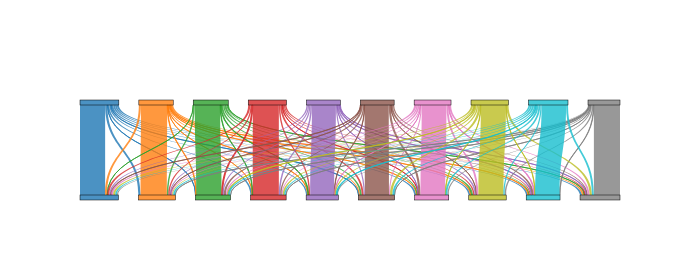

This figure's notebook cell:
### Code cell
import plotly.graph_objects as go
import numpy as np

# 定义细胞类型标签
cell_types = ["T cells", "B cells", "Monocytes", "NK cells", "Dendritic cells", 
              "Neutrophils", "Eosinophils", "Basophils", "Megakaryocytes", "Erythrocytes"]

# 使用之前生成的混淆矩阵
conf_matrix = confusion_matrix

# 定义每种细胞类型的颜色
cell_colors = ['rgba(31, 119, 180, 0.8)', 'rgba(255, 127, 14, 0.8)', 'rgba(44, 160, 44, 0.8)', 
               'rgba(214, 39, 40, 0.8)', 'rgba(148, 103, 189, 0.8)', 'rgba(140, 86, 75, 0.8)', 
               'rgba(227, 119, 194, 0.8)', 'rgba(127, 127, 127, 0.8)', 'rgba(188, 189, 34, 0.8)', 
               'rgba(23, 190, 207, 0.8)']

# 创建source和target的索引
source = []
target = []
value = []
link_color = []

# 定义透明度
opacity = 0.4

# 将混淆矩阵的数据转换为桑基图所需的格式
max_value = conf_matrix.max()  # 用于归一化颜色
for i in range(len(cell_types)):  # 对每个真实细胞类型
    for j in range(len(cell_types)):  # 对每个预测细胞类型
        if conf_matrix[i, j] > 0:  # 如果流动数值大于0，则添加到桑基图
            source.append(i)  # 真实标签的索引
            target.append(len(cell_types) + j)  # 预测标签的索引（区分开真实标签）
            value.append(conf_matrix[i, j])  # 流动的数量
            # 颜色保持一致
            link_color.append(cell_colors[i])

# 创建桑基图
labels = cell_types + ["Pred_" + cell_type for cell_type in cell_types]
node_colors = cell_colors + cell_colors  # 确保预测标签颜色和真实标签一致

# 创建桑基图
fig = go.Figure(data=[go.Sankey(
    arrangement="snap",
    orientation="v",  # 设置为垂直方向的流动
    valueformat = ".0f",
    valuesuffix = " cells",
    node=dict(
        pad=20,
        thickness=5,
        line=dict(color="black", width=0.5),
        label=[''] * len(labels),  # 在节点上不显示标签
        color=node_colors
    ),
    link=dict(
        source=source,  # 来源节点
        target=target,  # 目标节点
        value=value,    # 流动权重
        color=link_color  # 流动线的颜色
    )
)])

# # 手动设置节点的 x 和 y 坐标
# y_pos_top = [1, 1, 1, 1, 1, 1, 1, 1, 1, 1]  # 上方节点 y 坐标
# y_pos_bottom = [0, 0, 0, 0, 0, 0, 0, 0, 0, 0]  # 下方节点 y 坐标

# # 添加文本标签：对于真实标签，放在上方；对于预测标签，放在下方
# annotations = []

# # 在上方放置真实标签文本
# for i in range(len(cell_types)):
#     annotations.append(dict(
#         x=0 + i * 0.11,  # 手动调整 x 坐标
#         y=y_pos_top[i],  # 真实标签放在节点上方
#         text=cell_types[i], showarrow=False, xanchor='center', yanchor='bottom', font=dict(size=9), textangle=0
#     ))

# # 在下方放置预测标签文本
# for i in range(len(cell_types)):
#     annotations.append(dict(
#         x=0 + i * 0.11,  # 手动调整 x 坐标
#         y=y_pos_bottom[i],  # 预测标签放在节点下方
#         text=cell_types[i], showarrow=False, xanchor='center', yanchor='top', font=dict(size=9), textangle=0
#     ))

# 更新图表布局并添加文本标签
fig.update_layout(
    title_text="",
    font_size=10,
    height=280,
    width=700,
    # annotations=annotations  # 添加文本注释
)

# 展示图表
fig.show()

### Figure 1 — Plotly figure (JSON) as saved in the notebook; plotly's stock layout.template omitted (floating-point values rounded to 4 significant figures)
{"data": [{"arrangement": "snap", "link": {"color": ["rgba(31, 119, 180, 0.8)", "rgba(31, 119, 180, 0.8)", "rgba(31, 119, 180, 0.8)", "rgba(31, 119, 180, 0.8)", "rgba(31, 119, 180, 0.8)", "rgba(31, 119, 180, 0.8)", "rgba(31, 119, 180, 0.8)", "rgba(31, 119, 180, 0.8)", "rgba(31, 119, 180, 0.8)", "rgba(31, 119, 180, 0.8)", "rgba(255, 127, 14, 0.8)", "rgba(255, 127, 14, 0.8)", "rgba(255, 127, 14, 0.8)", "rgba(255, 127, 14, 0.8)", "rgba(255, 127, 14, 0.8)", "rgba(255, 127, 14, 0.8)", "rgba(255, 127, 14, 0.8)", "rgba(255, 127, 14, 0.8)", "rgba(255, 127, 14, 0.8)", "rgba(255, 127, 14, 0.8)", "rgba(44, 160, 44, 0.8)", "rgba(44, 160, 44, 0.8)", "rgba(44, 160, 44, 0.8)", "rgba(44, 160, 44, 0.8)", "rgba(44, 160, 44, 0.8)", "rgba(44, 160, 44, 0.8)", "rgba(44, 160, 44, 0.8)", "rgba(44, 160, 44, 0.8)", "rgba(44, 160, 44, 0.8)", "rgba(44, 160, 44, 0.8)", "rgba(214, 39, 40, 0.8)", "rgba(214, 39, 40, 0.8)", "rgba(214, 39, 40, 0.8)", "rgba(214, 39, 40, 0.8)", "rgba(214, 39, 40, 0.8)", "rgba(214, 39, 40, 0.8)", "rgba(214, 39, 40, 0.8)", "rgba(214, 39, 40, 0.8)", "rgba(214, 39, 40, 0.8)", "rgba(214, 39, 40, 0.8)", "rgba(148, 103, 189, 0.8)", "rgba(148, 103, 189, 0.8)", "rgba(148, 103, 189, 0.8)", "rgba(148, 103, 189, 0.8)", "rgba(148, 103, 189, 0.8)", "rgba(148, 103, 189, 0.8)", "rgba(148, 103, 189, 0.8)", "rgba(148, 103, 189, 0.8)", "rgba(148, 103, 189, 0.8)", "rgba(148, 103, 189, 0.8)", "rgba(140, 86, 75, 0.8)", "rgba(140, 86, 75, 0.8)", "rgba(140, 86, 75, 0.8)", "rgba(140, 86, 75, 0.8)", "rgba(140, 86, 75, 0.8)", "rgba(140, 86, 75, 0.8)", "rgba(140, 86, 75, 0.8)", "rgba(140, 86, 75, 0.8)", "rgba(140, 86, 75, 0.8)", "rgba(140, 86, 75, 0.8)", "rgba(227, 119, 194, 0.8)", "rgba(227, 119, 194, 0.8)", "rgba(227, 119, 194, 0.8)", "rgba(227, 119, 194, 0.8)", "rgba(227, 119, 194, 0.8)", "rgba(227, 119, 194, 0.8)", "rgba(227, 119, 194, 0.8)", "rgba(227, 119, 194, 0.8)", "rgba(227, 119, 194, 0.8)", "rgba(227, 119, 194, 0.8)", "rgba(127, 127, 127, 0.8)", "rgba(127, 127, 127, 0.8)", "rgba(127, 127, 127, 0.8)", "rgba(127, 127, 127, 0.8)", "rgba(127, 127, 127, 0.8)", "rgba(127, 127, 127, 0.8)", "rgba(127, 127, 127, 0.8)", "rgba(127, 127, 127, 0.8)", "rgba(127, 127, 127, 0.8)", "rgba(127, 127, 127, 0.8)", "rgba(188, 189, 34, 0.8)", "rgba(188, 189, 34, 0.8)", "rgba(188, 189, 34, 0.8)", "rgba(188, 189, 34, 0.8)", "rgba(188, 189, 34, 0.8)", "rgba(188, 189, 34, 0.8)", "rgba(188, 189, 34, 0.8)", "rgba(188, 189, 34, 0.8)", "rgba(188, 189, 34, 0.8)", "rgba(188, 189, 34, 0.8)", "rgba(23, 190, 207, 0.8)", "rgba(23, 190, 207, 0.8)", "rgba(23, 190, 207, 0.8)", "rgba(23, 190, 207, 0.8)", "rgba(23, 190, 207, 0.8)", "rgba(23, 190, 207, 0.8)", "rgba(23, 190, 207, 0.8)", "rgba(23, 190, 207, 0.8)", "rgba(23, 190, 207, 0.8)", "rgba(23, 190, 207, 0.8)"], "source": [0, 0, 0, 0, 0, 0, 0, 0, 0, 0, 1, 1, 1, 1, 1, 1, 1, 1, 1, 1, 2, 2, 2, 2, 2, 2, 2, 2, 2, 2, 3, 3, 3, 3, 3, 3, 3, 3, 3, 3, 4, 4, 4, 4, 4, 4, 4, 4, 4, 4, 5, 5, 5, 5, 5, 5, 5, 5, 5, 5, 6, 6, 6, 6, 6, 6, 6, 6, 6, 6, 7, 7, 7, 7, 7, 7, 7, 7, 7, 7, 8, 8, 8, 8, 8, 8, 8, 8, 8, 8, 9, 9, 9, 9, 9, 9, 9, 9, 9, 9], "target": [10, 11, 12, 13, 14, 15, 16, 17, 18, 19, 10, 11, 12, 13, 14, 15, 16, 17, 18, 19, 10, 11, 12, 13, 14, 15, 16, 17, 18, 19, 10, 11, 12, 13, 14, 15, 16, 17, 18, 19, 10, 11, 12, 13, 14, 15, 16, 17, 18, 19, 10, 11, 12, 13, 14, 15, 16, 17, 18, 19, 10, 11, 12, 13, 14, 15, 16, 17, 18, 19, 10, 11, 12, 13, 14, 15, 16, 17, 18, 19, 10, 11, 12, 13, 14, 15, 16, 17, 18, 19, 10, 11, 12, 13, 14, 15, 16, 17, 18, 19], "value": [1051, 92, 14, 71, 60, 20, 82, 86, 74, 74, 87, 1099, 23, 2, 21, 52, 1, 87, 29, 37, 1, 63, 1059, 20, 32, 75, 57, 21, 88, 48, 90, 58, 41, 1091, 59, 79, 14, 61, 61, 46, 61, 50, 54, 63, 1002, 50, 6, 20, 72, 38, 17, 3, 88, 59, 13, 1008, 89, 52, 1, 83, 91, 59, 70, 43, 7, 46, 1034, 77, 80, 35, 49, 3, 1, 5, 53, 3, 53, 1092, 62, 17, 89, 43, 33, 73, 61, 99, 13, 94, 1047, 14, 71, 77, 86, 61, 39, 84, 79, 81, 52, 1023]}, "node": {"color": ["rgba(31, 119, 180, 0.8)", "rgba(255, 127, 14, 0.8)", "rgba(44, 160, 44, 0.8)", "rgba(214, 39, 40, 0.8)", "rgba(148, 103, 189, 0.8)", "rgba(140, 86, 75, 0.8)", "rgba(227, 119, 194, 0.8)", "rgba(127, 127, 127, 0.8)", "rgba(188, 189, 34, 0.8)", "rgba(23, 190, 207, 0.8)", "rgba(31, 119, 180, 0.8)", "rgba(255, 127, 14, 0.8)", "rgba(44, 160, 44, 0.8)", "rgba(214, 39, 40, 0.8)", "rgba(148, 103, 189, 0.8)", "rgba(140, 86, 75, 0.8)", "rgba(227, 119, 194, 0.8)", "rgba(127, 127, 127, 0.8)", "rgba(188, 189, 34, 0.8)", "rgba(23, 190, 207, 0.8)"], "label": ["", "", "", "", "", "", "", "", "", "", "", "", "", "", "", "", "", "", "", ""], "line": {"color": "black", "width": 0.5}, "pad": 20, "thickness": 5}, "orientation": "v", "type": "sankey", "valueformat": ".0f", "valuesuffix": " cells"}], "layout": {"font": {"size": 10}, "height": 280, "title": {"text": ""}, "width": 700}}
